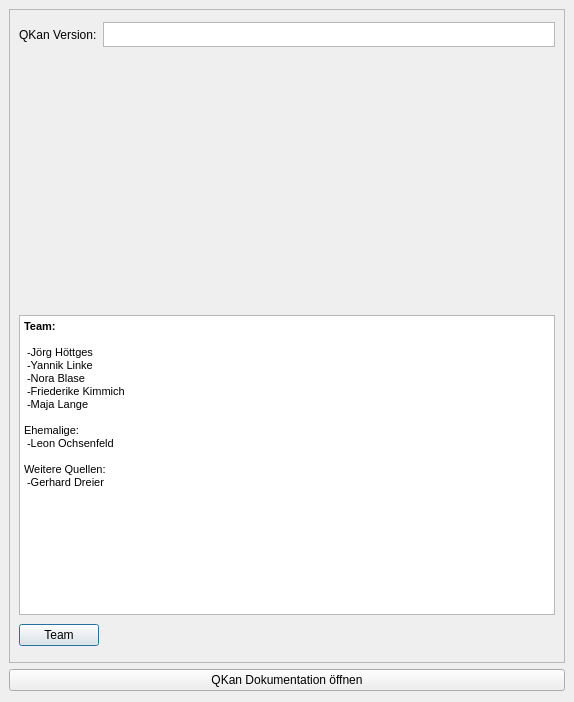
<?xml version="1.0" encoding="UTF-8"?>
<ui version="4.0">
 <class>dbAdaptDialogBase</class>
 <widget class="QDialog" name="dbAdaptDialogBase">
  <property name="geometry">
   <rect>
    <x>0</x>
    <y>0</y>
    <width>574</width>
    <height>702</height>
   </rect>
  </property>
  <property name="minimumSize">
   <size>
    <width>490</width>
    <height>260</height>
   </size>
  </property>
  <property name="font">
   <font>
    <family>Tahoma</family>
   </font>
  </property>
  <property name="windowTitle">
   <string>Hilfe</string>
  </property>
  <layout class="QVBoxLayout" name="verticalLayout_3">
   <property name="leftMargin">
    <number>9</number>
   </property>
   <property name="topMargin">
    <number>9</number>
   </property>
   <property name="rightMargin">
    <number>9</number>
   </property>
   <item>
    <widget class="QScrollArea" name="scrollArea">
     <property name="widgetResizable">
      <bool>true</bool>
     </property>
     <widget class="QWidget" name="scrollAreaWidgetContents">
      <property name="geometry">
       <rect>
        <x>0</x>
        <y>0</y>
        <width>533</width>
        <height>650</height>
       </rect>
      </property>
      <layout class="QVBoxLayout" name="verticalLayout">
       <item>
        <layout class="QHBoxLayout" name="horizontalLayout">
         <property name="spacing">
          <number>6</number>
         </property>
         <item>
          <widget class="QLabel" name="label">
           <property name="maximumSize">
            <size>
             <width>16777215</width>
             <height>25</height>
            </size>
           </property>
           <property name="text">
            <string>QKan Version:</string>
           </property>
          </widget>
         </item>
         <item>
          <widget class="QTextBrowser" name="textBrowser_2">
           <property name="maximumSize">
            <size>
             <width>16777215</width>
             <height>25</height>
            </size>
           </property>
          </widget>
         </item>
        </layout>
       </item>
       <item>
        <widget class="QLabel" name="label_2">
         <property name="enabled">
          <bool>true</bool>
         </property>
         <property name="sizePolicy">
          <sizepolicy hsizetype="Expanding" vsizetype="Expanding">
           <horstretch>0</horstretch>
           <verstretch>0</verstretch>
          </sizepolicy>
         </property>
         <property name="maximumSize">
          <size>
           <width>500</width>
           <height>250</height>
          </size>
         </property>
         <property name="text">
          <string/>
         </property>
         <property name="pixmap">
          <pixmap>../../../../../GitHub/QKan/qkan/tools/res/Qkan_Logo.png</pixmap>
         </property>
         <property name="scaledContents">
          <bool>true</bool>
         </property>
         <property name="alignment">
          <set>Qt::AlignCenter</set>
         </property>
        </widget>
       </item>
       <item>
        <widget class="QTextBrowser" name="textBrowser">
         <property name="sizePolicy">
          <sizepolicy hsizetype="Expanding" vsizetype="Maximum">
           <horstretch>0</horstretch>
           <verstretch>0</verstretch>
          </sizepolicy>
         </property>
         <property name="minimumSize">
          <size>
           <width>0</width>
           <height>300</height>
          </size>
         </property>
         <property name="html">
          <string>&lt;!DOCTYPE HTML PUBLIC &quot;-//W3C//DTD HTML 4.0//EN&quot; &quot;http://www.w3.org/TR/REC-html40/strict.dtd&quot;&gt;
&lt;html&gt;&lt;head&gt;&lt;meta name=&quot;qrichtext&quot; content=&quot;1&quot; /&gt;&lt;style type=&quot;text/css&quot;&gt;
p, li { white-space: pre-wrap; }
&lt;/style&gt;&lt;/head&gt;&lt;body style=&quot; font-family:'Tahoma'; font-size:7.8pt; font-weight:400; font-style:normal;&quot;&gt;
&lt;p style=&quot; margin-top:0px; margin-bottom:0px; margin-left:0px; margin-right:0px; -qt-block-indent:0; text-indent:0px;&quot;&gt;&lt;span style=&quot; font-size:8.25pt; font-weight:600;&quot;&gt;Team:&lt;/span&gt;&lt;/p&gt;
&lt;p style=&quot;-qt-paragraph-type:empty; margin-top:0px; margin-bottom:0px; margin-left:0px; margin-right:0px; -qt-block-indent:0; text-indent:0px; font-size:8.25pt;&quot;&gt;&lt;br /&gt;&lt;/p&gt;
&lt;p style=&quot; margin-top:0px; margin-bottom:0px; margin-left:0px; margin-right:0px; -qt-block-indent:0; text-indent:0px;&quot;&gt;&lt;span style=&quot; font-size:8.25pt;&quot;&gt; -Jörg Höttges&lt;/span&gt;&lt;/p&gt;
&lt;p style=&quot; margin-top:0px; margin-bottom:0px; margin-left:0px; margin-right:0px; -qt-block-indent:0; text-indent:0px;&quot;&gt;&lt;span style=&quot; font-size:8.25pt;&quot;&gt; -Yannik Linke&lt;/span&gt;&lt;/p&gt;
&lt;p style=&quot; margin-top:0px; margin-bottom:0px; margin-left:0px; margin-right:0px; -qt-block-indent:0; text-indent:0px;&quot;&gt;&lt;span style=&quot; font-size:8.25pt;&quot;&gt; -Nora Blase&lt;/span&gt;&lt;/p&gt;
&lt;p style=&quot; margin-top:0px; margin-bottom:0px; margin-left:0px; margin-right:0px; -qt-block-indent:0; text-indent:0px;&quot;&gt;&lt;span style=&quot; font-size:8.25pt;&quot;&gt; -Friederike Kimmich&lt;/span&gt;&lt;/p&gt;
&lt;p style=&quot; margin-top:0px; margin-bottom:0px; margin-left:0px; margin-right:0px; -qt-block-indent:0; text-indent:0px;&quot;&gt;&lt;span style=&quot; font-size:8.25pt;&quot;&gt; -Maja Lange&lt;/span&gt;&lt;/p&gt;
&lt;p style=&quot;-qt-paragraph-type:empty; margin-top:0px; margin-bottom:0px; margin-left:0px; margin-right:0px; -qt-block-indent:0; text-indent:0px; font-size:8.25pt;&quot;&gt;&lt;br /&gt;&lt;/p&gt;
&lt;p style=&quot; margin-top:0px; margin-bottom:0px; margin-left:0px; margin-right:0px; -qt-block-indent:0; text-indent:0px;&quot;&gt;&lt;span style=&quot; font-size:8.25pt;&quot;&gt;Ehemalige:&lt;/span&gt;&lt;/p&gt;
&lt;p style=&quot; margin-top:0px; margin-bottom:0px; margin-left:0px; margin-right:0px; -qt-block-indent:0; text-indent:0px;&quot;&gt;&lt;span style=&quot; font-size:8.25pt;&quot;&gt; -Leon Ochsenfeld&lt;/span&gt;&lt;/p&gt;
&lt;p style=&quot;-qt-paragraph-type:empty; margin-top:0px; margin-bottom:0px; margin-left:0px; margin-right:0px; -qt-block-indent:0; text-indent:0px; font-size:8.25pt;&quot;&gt;&lt;br /&gt;&lt;/p&gt;
&lt;p style=&quot; margin-top:0px; margin-bottom:0px; margin-left:0px; margin-right:0px; -qt-block-indent:0; text-indent:0px;&quot;&gt;&lt;span style=&quot; font-size:8.25pt;&quot;&gt;Weitere Quellen:&lt;/span&gt;&lt;/p&gt;
&lt;p style=&quot; margin-top:0px; margin-bottom:0px; margin-left:0px; margin-right:0px; -qt-block-indent:0; text-indent:0px;&quot;&gt;&lt;span style=&quot; font-size:8.25pt;&quot;&gt; -Gerhard Dreier&lt;/span&gt;&lt;/p&gt;
&lt;p style=&quot;-qt-paragraph-type:empty; margin-top:0px; margin-bottom:0px; margin-left:0px; margin-right:0px; -qt-block-indent:0; text-indent:0px; font-size:8.25pt;&quot;&gt;&lt;br /&gt;&lt;/p&gt;&lt;/body&gt;&lt;/html&gt;</string>
         </property>
        </widget>
       </item>
       <item>
        <layout class="QHBoxLayout" name="horizontalLayout_2">
         <item>
          <widget class="QPushButton" name="pushButton_2">
           <property name="text">
            <string>Team</string>
           </property>
          </widget>
         </item>
         <item>
          <spacer name="horizontalSpacer">
           <property name="orientation">
            <enum>Qt::Horizontal</enum>
           </property>
           <property name="sizeHint" stdset="0">
            <size>
             <width>40</width>
             <height>20</height>
            </size>
           </property>
          </spacer>
         </item>
        </layout>
       </item>
      </layout>
     </widget>
    </widget>
   </item>
   <item>
    <widget class="QPushButton" name="pushButton">
     <property name="text">
      <string>QKan Dokumentation öffnen</string>
     </property>
    </widget>
   </item>
  </layout>
 </widget>
 <resources/>
 <connections/>
</ui>
